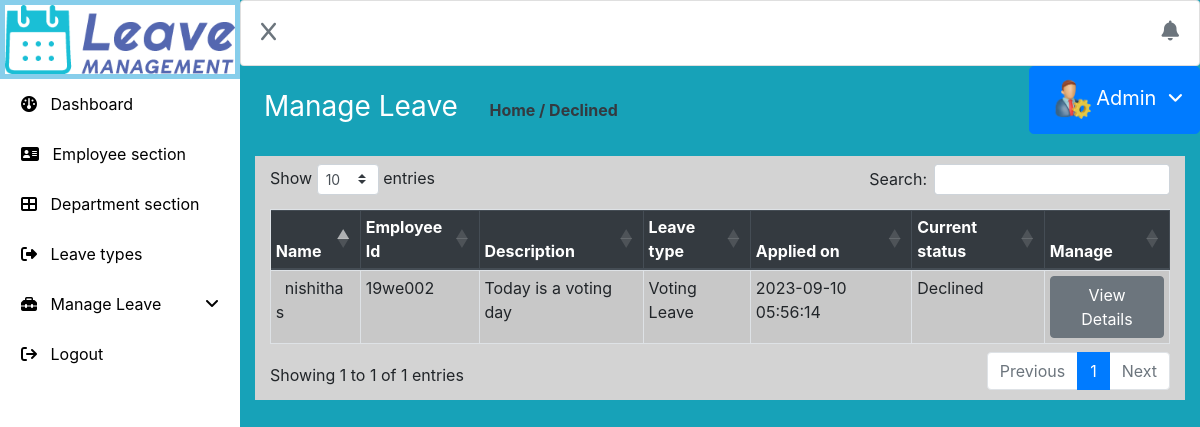
Screenshot of /admin/declined with the database file from the repository.
### tables this page shows
CREATE TABLE `employee` (
  `eid` int(11) NOT NULL,
  `employee_id` varchar(40) NOT NULL,
  `firstname` varchar(40) NOT NULL,
  `lastname` varchar(40) NOT NULL,
  `email` varchar(60) NOT NULL,
  `department` varchar(60) NOT NULL,
  `gender` varchar(10) NOT NULL,
  `dob` varchar(20) NOT NULL,
  `contact` varchar(15) NOT NULL,
  `country` varchar(20) NOT NULL,
  `address` varchar(250) NOT NULL,
  `city` varchar(30) NOT NULL,
  `password` varchar(20) NOT NULL,
  `reading_time` timestamp NOT NULL DEFAULT current_timestamp() ON UPDATE current_timestamp()
);

CREATE TABLE `emp_leave` (
  `elid` int(11) NOT NULL,
  `emp_id` int(11) NOT NULL,
  `start_date` varchar(50) NOT NULL,
  `end_date` varchar(50) NOT NULL,
  `leave_type` varchar(70) NOT NULL,
  `description` text NOT NULL,
  `status` varchar(40) NOT NULL DEFAULT 'Pending',
  `Apply_time` timestamp NOT NULL DEFAULT current_timestamp() ON UPDATE current_timestamp()
);

### application/controllers/Admin.php (called while the page is built, shortened)
<?php
class Admin extends CI_Controller
{
	public function __construct()
	{
		$this->load->model('admin_model');
	}
	public function declined()
	{
		$pending=$this->admin_model->getDeclinedLeaves();
		$this->load->view("admin/declined",array("pending"=>$pending));
	}
}
?>

### index.php (called while the page is built, shortened)
<?php
require_once BASEPATH.'core/CodeIgniter.php';

### application/models/Admin_model.php (called while the page is built, shortened)
<?php
class Admin_model extends CI_Model
{
	public function getDeclinedLeaves()
	{
		$this->db->select("*");
		$this->db->from("employee");
		$this->db->join("emp_leave","employee.eid=emp_leave.emp_id");
		$this->db->where("status","Declined");
		$query=$this->db->get();
		return $query->result();
	}
}
?>

### application/views/admin/Declined.php (the view, shortened to what this page needs)
<!DOCTYPE html>
<html lang="en">
<head>
    <link rel="stylesheet" href="https://cdnjs.cloudflare.com/ajax/libs/twitter-bootstrap/4.5.2/css/bootstrap.css">
    <link rel="stylesheet" href="https://cdn.datatables.net/1.13.6/css/dataTables.bootstrap4.min.css">
	<link rel="stylesheet" href="https://cdn.jsdelivr.net/npm/bootstrap@4.6.2/dist/css/bootstrap.min.css">
  <link rel="stylesheet" href="https://cdnjs.cloudflare.com/ajax/libs/font-awesome/6.4.2/css/all.min.css">
  <link rel="stylesheet" href="https://cdnjs.cloudflare.com/ajax/libs/font-awesome/6.4.2/css/all.min.css" />
  <link rel="stylesheet" href="<?=base_url('assets/css/style.css')?>">
</head>
<body>
<div>
	<div style="width:80%;height:140vh;float:right;" class="bg-info show-hide">
	<?php
	include('topbar.php');
	?>
<?php
include('ad.php');
?>
<h3 class="font-weight-normal text-white p-4">Manage Leave&nbsp;&nbsp;&nbsp;
		<span style="font-size:16px;" class="text-dark font-weight-bold">Home / Declined</span></h3>
	<div class="container-fluid">
		<div class="container py-2" style="background-color:lightgray;">
		<div class="row">
			<div class="col-md-12">
			<table id="example" class="table table-striped table-sm table-bordered" style="width:100%">
        <thead class=thead-dark>
            <tr>
                <th>Name</th>
                <th>Employee Id</th>
                <th>Description</th>
                <th>Leave type</th>
				<th>Applied on</th>
                <th>Current status</th>
                <th>Manage</th>
            </tr>
        </thead>
        <tbody>
<?php
foreach($pending as $pending)
{
?>
            <tr>
                <td><span class="my-dpt"></span>&nbsp;&nbsp;<?=$pending->firstname." ".$pending->lastname?></td>
                <td><?=$pending->employee_id?></td>
                <td><?=$pending->description?></td>
                <td><?=$pending->leave_type?></td>
                <td><?=$pending->Apply_time?></td>
                <td><?=$pending->status?></td>
				<td><a class="btn btn-secondary" href="<?=base_url('admin/manage_leave/'.$pending->elid)?>">View Details</a></td>
            </tr>
<?php
}
?>
        </tbody>
    </table>
			</div>
		</div>
        </div>
    </div>
	</div>
	<div style="width:20%;position:fixed;" class="mylastclass">
	<?php
	include('leftbar.php');
	?>
    </div>
</div>
</body>
</html>

### rows the page displays
employee: firstname "nishitha", lastname "s", employee "19we002", emp_leave.description "Today is a voting day", emp_leave.leave_type "Voting Leave", emp_leave.Apply_time "2023-09-10 05:56:14", emp_leave.status "Declined"
